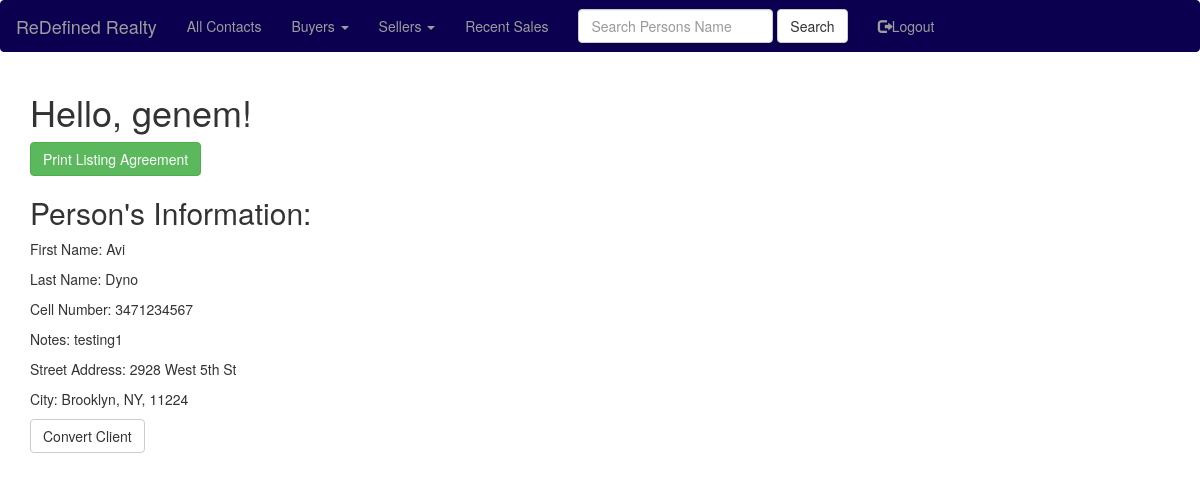
Screenshot of /convert_client/2 (signed in) with the database file from the repository.
### app/models.py (models this page shows, shortened)
class User(UserMixin, db.Model):
    id = db.Column(db.Integer, primary_key=True)
    username = db.Column(db.String(64), index=True, unique=True)
    email = db.Column(db.String(120), index=True, unique=True)
    password_hash = db.Column(db.String(128))
    People=db.relationship('People', backref='people', lazy='dynamic')
    ProfileNotes=db.relationship('ProfileNotes', backref='profilenotes', lazy='dynamic')

class People(db.Model):
    id = db.Column(db.Integer, primary_key=True)
    first_name=db.Column(db.String(20))
    last_name=db.Column(db.String(20))
    phone_cell=db.Column(db.Integer)
    ptype=db.Column(db.String(6))
    pstatus=db.Column(db.String(7))
    notes=db.Column(db.String(140))
    house_number=db.Column(db.String(140))
    street_name=db.Column(db.String(140))
    city_name=db.Column(db.String(140))
    state_name=db.Column(db.String(140))
    zip_code=db.Column(db.String(140))
    price=db.Column(db.Integer)
    user_account_pk=db.Column(db.Integer, db.ForeignKey('user.id'))
    ProfileNotes=db.relationship('ProfileNotes', backref='peopleprofilenotes', lazy='dynamic')

### app/routes.py (the view)
@app.route('/convert_client/<people_id>', methods=['GET', 'POST'])
@login_required
def convert_client(people_id):
    currentuser = User.query.filter_by(username=current_user.username).first()
    user_account_pk = currentuser.id
    select_people = People.query.filter_by(user_account_pk=user_account_pk, id=people_id).first()
    form = ConvertClientForm()
    if form.validate_on_submit():
        convertclient(user_account_pk=user_account_pk, people_id=people_id)
        delete_client(user_account_pk=user_account_pk, people_id=people_id)
        return redirect(url_for('recentsales'))
    return render_template('convert_client.html', title = 'Convert Client', select_people=select_people, form=form)

### app/forms.py
class ConvertClientForm(FlaskForm):
    submit = SubmitField('Convert Client')

### app/models.py (called while the page is built)
@login.user_loader
def load_user(id):
    return User.query.get(int(id))

### app/templates/convert_client.html
{% extends "base.html" %}
{% import 'bootstrap/wtf.html' as wtf %}
{% block app_content %}
    <h1>Hello, {{ current_user.username }}!</h1>
    <div class="wrapper">
        <div class="row">
            <div class="col-sm-6">
                <div class="sampleFields">
                    <div class="fieldControl">
                        <a href="{{ url_for('hello_pdf', fname=select_people.first_name, lname=select_people.last_name, ) }}" class="btn btn-success">Print Listing Agreement</a>
                    </div>
                    <h2>Person's Information:</h2>
                    <div><p>First Name: {{ select_people.first_name }}</p></div>
                    <div><p>Last Name: {{ select_people.last_name }}</p></div>
                    <div><p>Cell Number: {{ select_people.phone_cell }}</p></div>
                    <div><p>Notes: {{ select_people.notes }}</p></div>
                    {% if select_people.house_number %}
                    <div><p>Street Address: {{ select_people.house_number }} {{ select_people.street_name }}</p></div>
                    <div><p>City: {{ select_people.city_name }}, {{ select_people.state_name }}, {{ select_people.zip_code }}</p></div>
                    {% endif %}
                </div>
            </div>
        </div>
    </div>
    <div class="row">
        <div class="col-md-4">
            {{ wtf.quick_form(form) }}
        </div>
    </div>
{% endblock %}

### rows the page displays
User: username "genem"
People: first_name "Avi", last_name "Dyno", phone_cell "3471234567", notes "testing1", house_number "2928", street_name "West 5th St", city_name "Brooklyn", state_name "NY", zip_code "11224"
